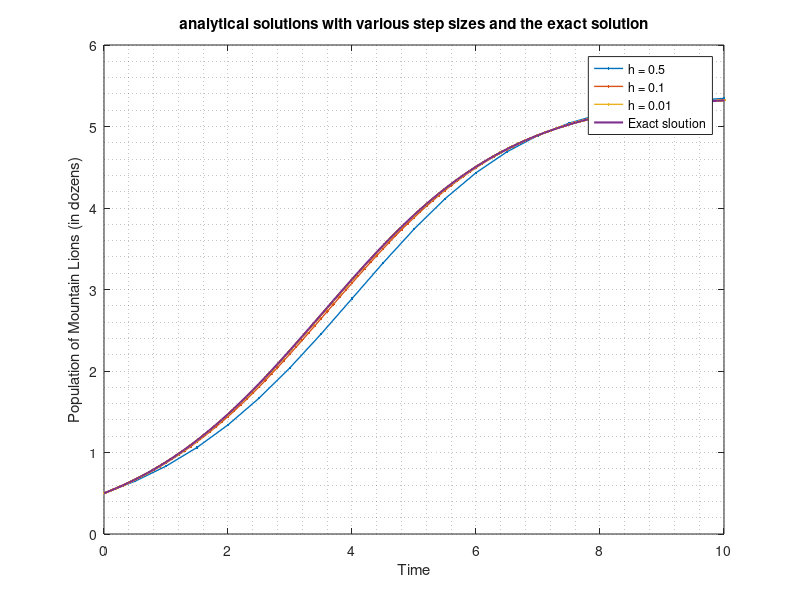
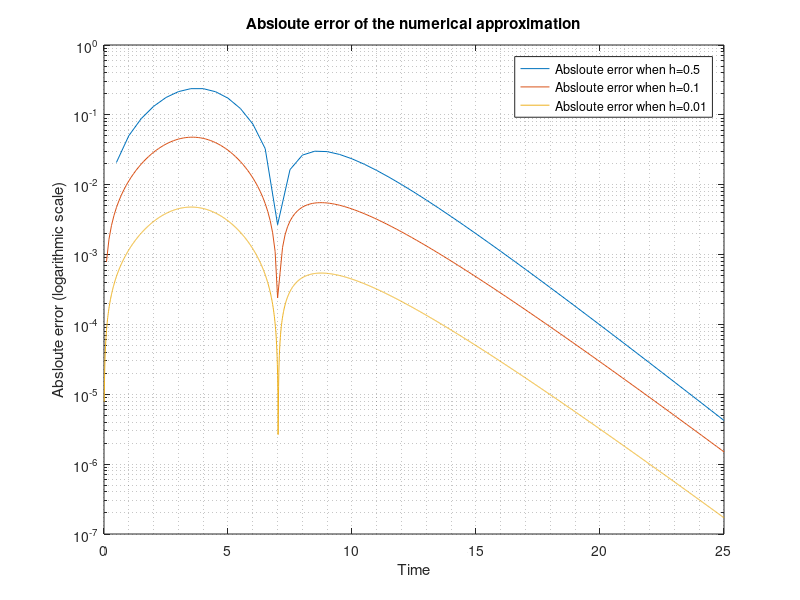
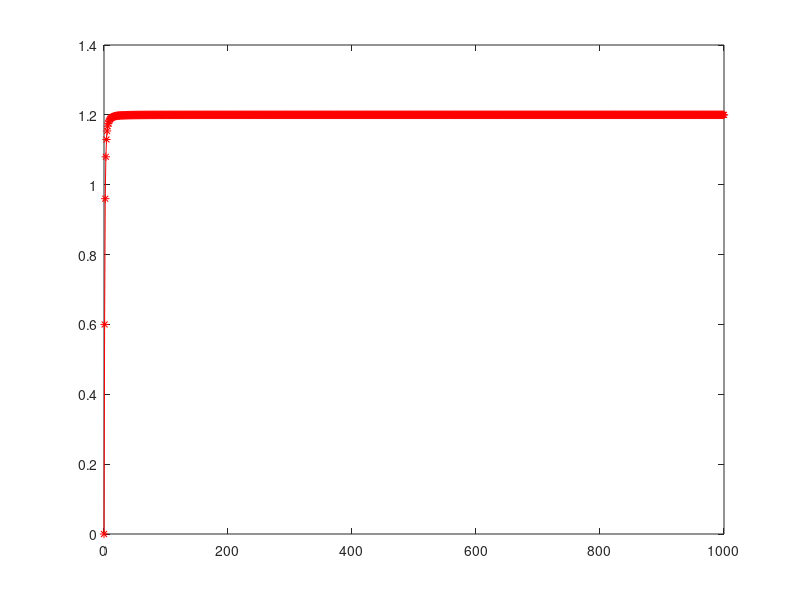

The MATLAB script that drew these images, in order: (Note: this script raises an error after producing the figures.)
%% info

clear
clc
close all




%% question 1: using ODE45

%{

[ th1 results_h1 ] = ode45(@(time,states) Lions(time,states,L_Lions,r), tspan_1, Lions0 );

[ th2 results_h2 ] = ode45(@(time,states) Lions(time,states,L_Lions,r), tspan_2, Lions0 );

[ th3 results_h3 ] = ode45(@(time,states) Lions(time,states,L_Lions,r), tspan_3, Lions0 );
%}

%% use euler's

L_Lions = 5.4; % Carraying capacity
r = 0.65; % growth rate

Lions0 = 6;

h1 = 0.5;
h2 = 0.1;
h3 = 0.01;

% span of t
tspan_1 = [ 0:h1:25 ] ;
tspan_2 = [ 0:h2:25 ] ;
tspan_3 = [ 0:h3:25 ] ;


L_Lions = 5.4; % Carraying capacity
r = 0.65; % growth rate

Lions0 = 6/12;


% pre-define matrices:
eulers_h1 = zeros(1,length(tspan_1));
eulers_h2 = zeros(1,length(tspan_2));
eulers_h3 = zeros(1,length(tspan_3));

% define matrices
eulers_h1(1) = Lions0;
eulers_h2(1) = Lions0;
eulers_h3(1) = Lions0;

% derivative
Lions_derivative = @(x) r*(1 - ( x / L_Lions ) )* x ;

% euler h = 0.5;
for i = 1:length(tspan_1)
    
    eulers_h1(i+1) = eulers_h1(i) + h1*Lions_derivative(eulers_h1(i));
    
end

% euler h = 0.1
for i = 1:length(tspan_2)
    
    eulers_h2(i+1) = eulers_h2(i) + h2*Lions_derivative(eulers_h2(i));
    
end

% euler h = 0.01
for i = 1:length(tspan_3)
    
    eulers_h3(i+1) = eulers_h3(i) + h3*Lions_derivative(eulers_h3(i));
    
end


% question 1: analytical solution

% exact sloution


% exact sloution via separation of vars
Lions_exact = @(t) L_Lions ./ ( 1 + (( (L_Lions/Lions0) -1 )* exp((-r*t))) ) ;


figure(1)

plot(tspan_1,eulers_h1(1:end-1),'.-','LineWidth',1);
hold on
plot(tspan_2,eulers_h2(1:end-1),'.-','LineWidth',1);
hold on
plot(tspan_3,eulers_h3(1:end-1),'.-','LineWidth',1);
hold on
plot(tspan_2,Lions_exact(tspan_2),'LineWidth',1.5)
xlim([0 10])
legend('h = 0.5','h = 0.1','h = 0.01','Exact sloution')
grid minor
title('analytical solutions with various step sizes and the exact solution')
xlabel('Time')
ylabel('Population of Mountain Lions (in dozens)')
x = 0;

%% plot errors for question 3:

% estimate abslout error

AbsError_h1 = abs ( Lions_exact(tspan_1) - eulers_h1(1:end-1) ) ;
AbsError_h2 = abs ( Lions_exact(tspan_2) - eulers_h2(1:end-1) ) ;
AbsError_h3 = abs ( Lions_exact(tspan_3) - eulers_h3(1:end-1) ) ;


figure (2)
semilogy(tspan_1,AbsError_h1);
hold on
semilogy(tspan_2,AbsError_h2);
hold on
semilogy(tspan_3,AbsError_h3);
title('Absloute error of the numerical approximation')
xlabel('Time')
ylabel('Absloute error (logarithmic scale)')
legend('Absloute error when h=0.5','Absloute error when h=0.1','Absloute error when h=0.01');
grid minor

%xlim([-2 10]);

%% explore the beahvior of H(x)

p = 1.2;
q = 1;

H = @(x) (p*(x.^2))/(q + (x.^2)) ; % harvesting function
x_span = [0:1000]; % range for x.

% Evaluate the Harvesting function over the span

for i=1:length(x_span)
Harvest_values(i) = H(x_span(i)) ;
end

figure(3)
plot(x_span,Harvest_values,'r*-');
hold on
refline(0,1.2)
legend('Harvest results','H = 1.2','Location','SouthEast')
hold off

xlim([ 0 30])
ylim([0 1.3])
xlabel('Number of Mountain Lions')
ylabel('Harvesting results')
grid minor
title('Harvesting function behavior as')
%%

% question 6
L_Deers = 8.1;
r = 0.65;
p = 1.2;
q = 1;

Deers = @(time,x_Deer) (0.65*(1 - (x_Deer/8.1)).*x_Deer) - ((1.2*(x_Deer.^2))./(1+(x_Deer.^2))) ; 
a = [0:.2:10];
b = [-1:.2:6];

%s = dirfield(Deers,a,b)
figure(4)
dirfield(Deers,a,b,'Direction Field');

hold on

%%  use euler's for deers:

Deers = @(x_Deer) 0.65*(1 - (x_Deer/8.1))*x_Deer - ((1.2*(x_Deer.^2))/(1+(x_Deer.^2))) ; 

% euler h = 0.01
h_deer = 0.1 ; % step size of deers:
tspan_deer = [ 0:h_deer:75 ] ;


% initial condition of 24
eulers_deer_24(1) = 24/12;
eulers_deer_6(1) = 6/12;

for i = 1:length(tspan_deer)
    
    eulers_deer_24(i+1) = eulers_deer_24(i) + h_deer*Deers(eulers_deer_24(i));
    eulers_deer_6(i+1) = eulers_deer_6(i) + h_deer*Deers(eulers_deer_6(i));

end

hold on
plot(tspan_deer,eulers_deer_24(1:end-1))
hold on
plot(tspan_deer,eulers_deer_6(1:end-1))
legend('1','2','3')
hold off

a = 0;
